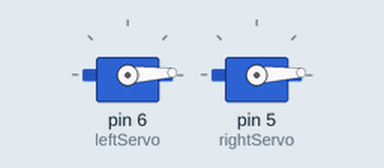
Simulated run of this sketch. Board: Arduino Uno, built with avr-gcc and run on an emulated ATmega328P. Parts: 2 × servo.

Above: at 0.05 s.
At 1.35 s:
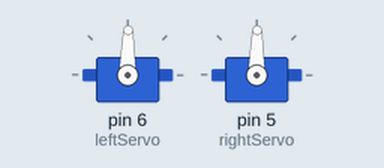
At 2.65 s:
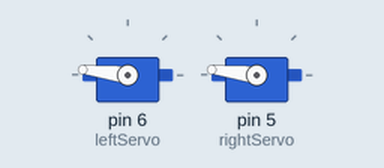
At 5.25 s:
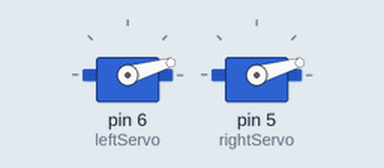
Timing chart, 0 to 7.1 s (numbered marks = the images above):
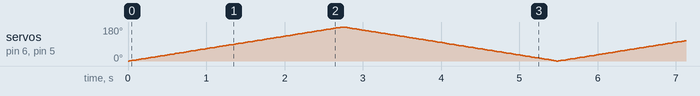

The sketch:

2_Challenge_Servo.ino
```cpp
#include <Servo.h>

Servo leftServo;
Servo rightServo;

int pos = 90;

void setup() {
  Serial.begin(9600);

  leftServo.attach(6);
  rightServo.attach(5);

  leftServo.write(90);
  rightServo.write(90);

}

void loop() {

  for (pos = 0; pos <= 180; pos += 1) { // goes from 0 degrees to 180 degrees
    // in steps of 1 degree
    leftServo.write(pos);
    rightServo.write(pos);
    delay(15);                       // waits 15ms for the servo to reach the position
  }
  for (pos = 180; pos >= 0; pos -= 1) { // goes from 180 degrees to 0 degrees
    leftServo.write(pos);
    rightServo.write(pos);
    delay(15);                       // waits 15ms for the servo to reach the position
  }
//
//  Serial.println(pos);
//  delay(10);


}
```
